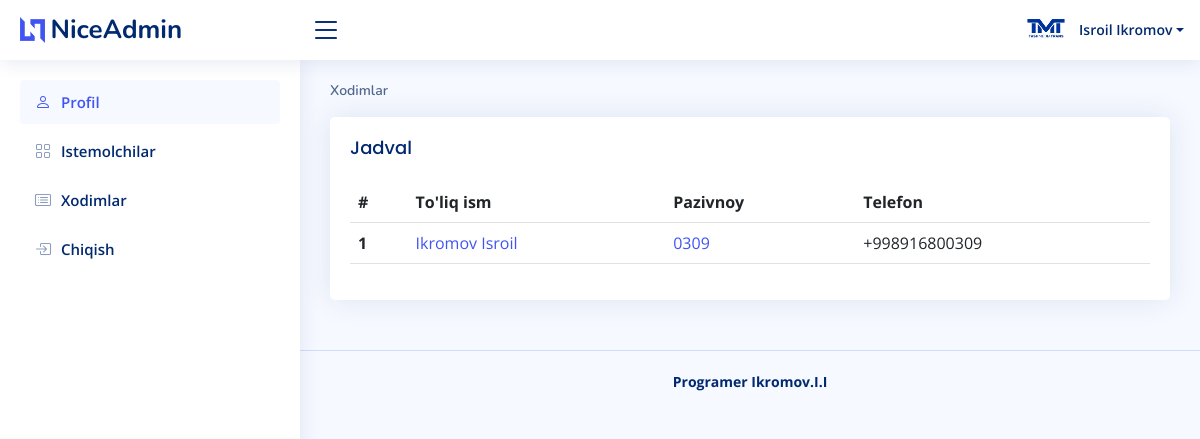
The page /main/xodimlar/ (signed in) on the database its author committed.
### users/models.py (models this page shows, shortened)
class User(AbstractUser):
    nomi = models.CharField(max_length=100, null=True, blank=True)
    tel = models.CharField(max_length=20, null=True, blank=True)
    tg = models.CharField(max_length=50, null=True, blank=True)
    img = models.ImageField(upload_to='avatars/', null=True, blank=True)
    class Meta:
        db_table = 'user'

### main/models.py (models this page shows, shortened)
class Istemolchi(models.Model):
    aftomabil = models.ForeignKey(Aftomabil, on_delete=models.SET_NULL, null=True, blank=True)
    full_name = models.CharField(max_length=100)
    pazivnoy = models.CharField(max_length=20)
    tel = models.CharField(max_length=20,null=True)
    status = models.BooleanField(default=False)
    author = models.ForeignKey(User, on_delete=models.CASCADE, null=True)
    class Meta:
        db_table = 'istemolchi'

### main/views.py (the view)
# urls.py: path('xodimlar/', xodimlar, name='xodimlar'),
@login_required
def xodimlar(request):
    context = {
        'istemolchi': Istemolchi.objects.filter(author=request.user,status=True),
        'user': request.user,
    }
    return render(request, 'main/xodimlar.html',context)

### templates/main/xodimlar.html
{% extends 'base.html' %}
{% block content %}
  <main id="main" class="main">
     <div class="pagetitle">
      <nav>
        <ol class="breadcrumb">
          <li class="breadcrumb-item active">Xodimlar</li>
        </ol>
      </nav>
    </div>
    <section class="section">
      <div class="row">
        <div class="col-lg-12">
          <div class="card recent-sales overflow-auto">
            <div class="card-body">
              <div class="d-flex justify-content-between">
                <h5 class="card-title">Jadval</h5>
              </div>
              <table class="table datatable">
                <thead>
                  <tr>
                    <th scope="col">#</th>
                    <th scope="col">To'liq ism</th>
                    <th scope="col">Pazivnoy</th>
                    <th scope="col">Telefon</th>
                  </tr>
                </thead>
                <tbody>
                {% for i in istemolchi %}
                  <tr>
                    <th scope="row">{{forloop.counter}}</th>
                    <td><a href="{% url 'payment' i.pk %}">{{i.full_name}}</a></td>
                    <td><a href="{% url 'car' i.pk %}">{{ i.pazivnoy }}</a></td>
                    <td>{{ i.tel }}</td>
                  </tr>
                {% endfor %}
                </tbody>
              </table>
            </div>
          </div>
        </div>
      </div>
    </section>
  </main>
{% endblock content %}

### templates/base.html (shortened to what this page needs)
<!DOCTYPE html>
{% load static %}
<html lang="en">
<head>
  <link href="{% static 'vendor/bootstrap/css/bootstrap.min.css' %}" rel="stylesheet">
  <link href="{% static 'vendor/bootstrap-icons/bootstrap-icons.css' %}" rel="stylesheet">
  <link href="{% static 'vendor/boxicons/css/boxicons.min.css' %}" rel="stylesheet">
  <link href="{% static 'vendor/quill/quill.snow.css' %}" rel="stylesheet">
  <link href="{% static 'vendor/quill/quill.bubble.css' %}" rel="stylesheet">
  <link href="{% static 'vendor/remixicon/remixicon.css' %}" rel="stylesheet">
  <link href="{% static 'vendor/simple-datatables/style.css' %}" rel="stylesheet">
  <link href="{% static 'css/style.css' %}" rel="stylesheet">
</head>
<body>
  <header id="header" class="header fixed-top d-flex align-items-center">
    <div class="d-flex align-items-center justify-content-between">
      <a href="#" class="logo d-flex align-items-center">
        <img src="assets/img/logo.png" alt="">
        <span class="d-none d-lg-block">NiceAdmin</span>
      </a>
      <i class="bi bi-list toggle-sidebar-btn"></i>
    </div>
    <nav class="header-nav ms-auto">
      <ul class="d-flex align-items-center">
        <li class="nav-item dropdown pe-3">
          <a class="nav-link nav-profile d-flex align-items-center pe-0" href="#" data-bs-toggle="dropdown">
            {% if user.img %}
               <img src="{{ user.img.url }}" alt="Profile" class="rounded-circle">
            {% else %}
               <img src="{% static 'img/profile-img.jpg' %}" alt="Default Profile" class="rounded-circle">
            {% endif %}
            <span class="d-none d-md-block dropdown-toggle ps-2">{{ user.get_full_name }}</span>
          </a>
        </li>
      </ul>
    </nav>
  </header>
  <aside id="sidebar" class="sidebar">
    <ul class="sidebar-nav" id="sidebar-nav">
      <li class="nav-item">
        <a class="nav-link" href="{% url 'profil' %}">
          <i class="bi bi-person"></i>
          <span>Profil</span>
        </a>
      </li>
      <li class="nav-item">
        <a class="nav-link collapsed" href="{% url 'index' %}">
          <i class="bi bi-grid"></i>
          <span>Istemolchilar</span>
        </a>
      </li>
      <li class="nav-item">
        <a class="nav-link collapsed" href="{% url 'xodimlar' %}">
          <i class="bi bi-card-list"></i>
          <span>Xodimlar</span>
        </a>
      </li>
      <li class="nav-item">
        <a class="nav-link collapsed" href="{% url 'logout' %}">
          <i class="bi bi-box-arrow-in-right"></i>
          <span>Chiqish</span>
        </a>
      </li>
    </ul>
  </aside>
  {% block content %}
  {% endblock content %}
  <footer id="footer" class="footer">
    <div class="copyright">
      <strong><span>Programer Ikromov.I.I</span></strong>
    </div>
  </footer>
</body>
</html>

### static/css/style.css (style rules this page uses)
:root { scroll-behavior: smooth; }
body { font-family: "Open Sans", sans-serif; background: #f6f9ff; color: #444444; }
a { color: #4154f1; text-decoration: none; }
h1, h2, h3, h4, h5, h6 { font-family: "Nunito", sans-serif; }
#main { margin-top: 60px; padding: 20px 30px; transition: all 0.3s; }
.pagetitle { margin-bottom: 10px; }
.card { margin-bottom: 30px; border: none; border-radius: 5px; box-shadow: 0px 0 30px rgba(1, 41, 112, 0.1); }
.card-title { padding: 20px 0 15px 0; font-size: 18px; font-weight: 500; color: #012970; font-family: "Poppins", sans-serif; }
.card-body { padding: 0 20px 20px 20px; }
.breadcrumb { font-size: 14px; font-family: "Nunito", sans-serif; color: #899bbd; font-weight: 600; }
.breadcrumb .breadcrumb-item::before { color: #899bbd; }
.breadcrumb .active { color: #51678f; font-weight: 600; }
.logo { line-height: 1; }
@media (min-width: 1200px) { .logo { width: 280px; } }
.logo img { max-height: 26px; margin-right: 6px; }
.logo span { font-size: 26px; font-weight: 700; color: #012970; font-family: "Nunito", sans-serif; }
.header { transition: all 0.5s; z-index: 997; height: 60px; box-shadow: 0px 2px 20px rgba(1, 41, 112, 0.1); background-color: #fff; padding-left: 20px; }
.header .toggle-sidebar-btn { font-size: 32px; padding-left: 10px; cursor: pointer; color: #012970; }
.header-nav ul { list-style: none; }
.header-nav>ul { margin: 0; padding: 0; }
.header-nav .nav-profile { color: #012970; }
.header-nav .nav-profile img { max-height: 36px; }
.header-nav .nav-profile span { font-size: 14px; font-weight: 600; }
.sidebar { position: fixed; top: 60px; left: 0; bottom: 0; width: 300px; z-index: 996; transition: all 0.3s; padding: 20px; overflow-y: auto; scrollbar-width: thin; scrollbar-color: #aab7cf transparent; box-shadow: 0px 0px 20px rgba(1, 41, 112, 0.1); background-color: #fff; }
@media (min-width: 1200px) { #main, #footer { margin-left: 300px; } }
.sidebar-nav { padding: 0; margin: 0; list-style: none; }
.sidebar-nav li { padding: 0; margin: 0; list-style: none; }
.sidebar-nav .nav-item { margin-bottom: 5px; }
.sidebar-nav .nav-link { display: flex; align-items: center; font-size: 15px; font-weight: 600; color: #4154f1; transition: 0.3; background: #f6f9ff; padding: 10px 15px; border-radius: 4px; }
.sidebar-nav .nav-link i { font-size: 16px; margin-right: 10px; color: #4154f1; }
.sidebar-nav .nav-link.collapsed { color: #012970; background: #fff; }
.sidebar-nav .nav-link.collapsed i { color: #899bbd; }
.footer { padding: 20px 0; font-size: 14px; transition: all 0.3s; border-top: 1px solid #cddfff; }
.footer .copyright { text-align: center; color: #012970; }

### rows shown on the page
User: img (picture), get_full_name "Isroil Ikromov"
Istemolchi: full_name "Ikromov Isroil", pazivnoy "0309", tel "+998916800309"
